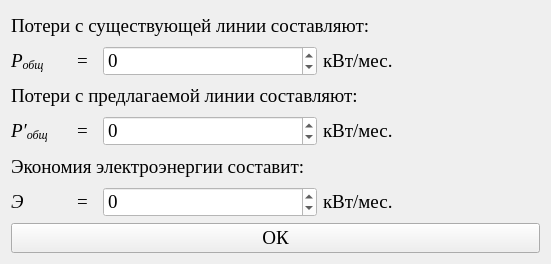
<?xml version="1.0" encoding="UTF-8"?>
<ui version="4.0">
 <class>Form</class>
 <widget class="QWidget" name="Form">
  <property name="geometry">
   <rect>
    <x>0</x>
    <y>0</y>
    <width>551</width>
    <height>264</height>
   </rect>
  </property>
  <property name="minimumSize">
   <size>
    <width>0</width>
    <height>0</height>
   </size>
  </property>
  <property name="maximumSize">
   <size>
    <width>16777215</width>
    <height>16777215</height>
   </size>
  </property>
  <property name="windowTitle">
   <string/>
  </property>
  <property name="styleSheet">
   <string notr="true"/>
  </property>
  <layout class="QGridLayout" name="gridLayout">
   <item row="0" column="0">
    <widget class="QLabel" name="label">
     <property name="font">
      <font>
       <family>Times New Roman</family>
       <pointsize>14</pointsize>
      </font>
     </property>
     <property name="text">
      <string>Потери с существующей линии составляют:</string>
     </property>
    </widget>
   </item>
   <item row="1" column="0">
    <layout class="QGridLayout" name="gridLayout_3" columnstretch="0,0,0,1">
     <item row="0" column="1">
      <widget class="QLabel" name="label_21">
       <property name="minimumSize">
        <size>
         <width>20</width>
         <height>0</height>
        </size>
       </property>
       <property name="maximumSize">
        <size>
         <width>20</width>
         <height>16777215</height>
        </size>
       </property>
       <property name="font">
        <font>
         <family>Times New Roman</family>
         <pointsize>14</pointsize>
        </font>
       </property>
       <property name="text">
        <string>&lt;html&gt;&lt;head/&gt;&lt;body&gt;&lt;p&gt;=&lt;/p&gt;&lt;/body&gt;&lt;/html&gt;</string>
       </property>
      </widget>
     </item>
     <item row="0" column="0">
      <widget class="QLabel" name="label_22">
       <property name="minimumSize">
        <size>
         <width>60</width>
         <height>0</height>
        </size>
       </property>
       <property name="maximumSize">
        <size>
         <width>60</width>
         <height>16777215</height>
        </size>
       </property>
       <property name="font">
        <font>
         <family>Times New Roman</family>
         <pointsize>14</pointsize>
         <italic>true</italic>
        </font>
       </property>
       <property name="text">
        <string>&lt;html&gt;&lt;head/&gt;&lt;body&gt;&lt;p&gt;P&lt;span style=&quot; vertical-align:sub;&quot;&gt;общ&lt;/span&gt;&lt;/p&gt;&lt;/body&gt;&lt;/html&gt;</string>
       </property>
      </widget>
     </item>
     <item row="0" column="3">
      <widget class="QLabel" name="label_23">
       <property name="minimumSize">
        <size>
         <width>35</width>
         <height>0</height>
        </size>
       </property>
       <property name="maximumSize">
        <size>
         <width>16777215</width>
         <height>16777215</height>
        </size>
       </property>
       <property name="font">
        <font>
         <family>Times New Roman</family>
         <pointsize>14</pointsize>
        </font>
       </property>
       <property name="text">
        <string>&lt;html&gt;&lt;head/&gt;&lt;body&gt;&lt;p&gt;кВт/мес.&lt;/p&gt;&lt;/body&gt;&lt;/html&gt;</string>
       </property>
      </widget>
     </item>
     <item row="0" column="2">
      <widget class="QDoubleSpinBox" name="doubleSpinBox_11">
       <property name="enabled">
        <bool>false</bool>
       </property>
       <property name="minimumSize">
        <size>
         <width>214</width>
         <height>25</height>
        </size>
       </property>
       <property name="maximumSize">
        <size>
         <width>16777215</width>
         <height>220</height>
        </size>
       </property>
       <property name="font">
        <font>
         <family>Times New Roman</family>
         <pointsize>14</pointsize>
        </font>
       </property>
       <property name="styleSheet">
        <string notr="true">color: black; background-color: white;</string>
       </property>
       <property name="decimals">
        <number>0</number>
       </property>
       <property name="minimum">
        <double>-999999999.000000000000000</double>
       </property>
       <property name="maximum">
        <double>999999999.000000000000000</double>
       </property>
       <property name="singleStep">
        <double>0.001000000000000</double>
       </property>
       <property name="value">
        <double>0.000000000000000</double>
       </property>
      </widget>
     </item>
    </layout>
   </item>
   <item row="2" column="0">
    <widget class="QLabel" name="label_2">
     <property name="font">
      <font>
       <family>Times New Roman</family>
       <pointsize>14</pointsize>
      </font>
     </property>
     <property name="text">
      <string>Потери с предлагаемой линии составляют:</string>
     </property>
    </widget>
   </item>
   <item row="3" column="0">
    <layout class="QGridLayout" name="gridLayout_4" columnstretch="0,0,0,1">
     <item row="0" column="1">
      <widget class="QLabel" name="label_24">
       <property name="minimumSize">
        <size>
         <width>20</width>
         <height>0</height>
        </size>
       </property>
       <property name="maximumSize">
        <size>
         <width>20</width>
         <height>16777215</height>
        </size>
       </property>
       <property name="font">
        <font>
         <family>Times New Roman</family>
         <pointsize>14</pointsize>
        </font>
       </property>
       <property name="text">
        <string>&lt;html&gt;&lt;head/&gt;&lt;body&gt;&lt;p&gt;=&lt;/p&gt;&lt;/body&gt;&lt;/html&gt;</string>
       </property>
      </widget>
     </item>
     <item row="0" column="2">
      <widget class="QDoubleSpinBox" name="doubleSpinBox_12">
       <property name="enabled">
        <bool>false</bool>
       </property>
       <property name="minimumSize">
        <size>
         <width>214</width>
         <height>25</height>
        </size>
       </property>
       <property name="maximumSize">
        <size>
         <width>16777215</width>
         <height>220</height>
        </size>
       </property>
       <property name="font">
        <font>
         <family>Times New Roman</family>
         <pointsize>14</pointsize>
        </font>
       </property>
       <property name="styleSheet">
        <string notr="true">color: black; background-color: white;</string>
       </property>
       <property name="decimals">
        <number>0</number>
       </property>
       <property name="minimum">
        <double>-999999999.000000000000000</double>
       </property>
       <property name="maximum">
        <double>999999999.000000000000000</double>
       </property>
       <property name="singleStep">
        <double>0.001000000000000</double>
       </property>
       <property name="value">
        <double>0.000000000000000</double>
       </property>
      </widget>
     </item>
     <item row="0" column="3">
      <widget class="QLabel" name="label_26">
       <property name="minimumSize">
        <size>
         <width>35</width>
         <height>0</height>
        </size>
       </property>
       <property name="maximumSize">
        <size>
         <width>16777215</width>
         <height>16777215</height>
        </size>
       </property>
       <property name="font">
        <font>
         <family>Times New Roman</family>
         <pointsize>14</pointsize>
        </font>
       </property>
       <property name="text">
        <string>&lt;html&gt;&lt;head/&gt;&lt;body&gt;&lt;p&gt;кВт/мес.&lt;/p&gt;&lt;/body&gt;&lt;/html&gt;</string>
       </property>
      </widget>
     </item>
     <item row="0" column="0">
      <widget class="QLabel" name="label_25">
       <property name="minimumSize">
        <size>
         <width>60</width>
         <height>0</height>
        </size>
       </property>
       <property name="maximumSize">
        <size>
         <width>60</width>
         <height>16777215</height>
        </size>
       </property>
       <property name="font">
        <font>
         <family>Times New Roman</family>
         <pointsize>14</pointsize>
         <italic>true</italic>
        </font>
       </property>
       <property name="text">
        <string>&lt;html&gt;&lt;head/&gt;&lt;body&gt;&lt;p&gt;P′&lt;span style=&quot; vertical-align:sub;&quot;&gt;общ&lt;/span&gt;&lt;/p&gt;&lt;/body&gt;&lt;/html&gt;</string>
       </property>
      </widget>
     </item>
    </layout>
   </item>
   <item row="4" column="0">
    <widget class="QLabel" name="label_3">
     <property name="font">
      <font>
       <family>Times New Roman</family>
       <pointsize>14</pointsize>
      </font>
     </property>
     <property name="text">
      <string>Экономия электроэнергии составит:</string>
     </property>
    </widget>
   </item>
   <item row="5" column="0">
    <layout class="QGridLayout" name="gridLayout_5" columnstretch="0,0,0,1">
     <item row="0" column="1">
      <widget class="QLabel" name="label_27">
       <property name="minimumSize">
        <size>
         <width>20</width>
         <height>0</height>
        </size>
       </property>
       <property name="maximumSize">
        <size>
         <width>20</width>
         <height>16777215</height>
        </size>
       </property>
       <property name="font">
        <font>
         <family>Times New Roman</family>
         <pointsize>14</pointsize>
        </font>
       </property>
       <property name="text">
        <string>&lt;html&gt;&lt;head/&gt;&lt;body&gt;&lt;p&gt;=&lt;/p&gt;&lt;/body&gt;&lt;/html&gt;</string>
       </property>
      </widget>
     </item>
     <item row="0" column="0">
      <widget class="QLabel" name="label_28">
       <property name="minimumSize">
        <size>
         <width>60</width>
         <height>0</height>
        </size>
       </property>
       <property name="maximumSize">
        <size>
         <width>60</width>
         <height>16777215</height>
        </size>
       </property>
       <property name="font">
        <font>
         <family>Times New Roman</family>
         <pointsize>14</pointsize>
        </font>
       </property>
       <property name="text">
        <string>&lt;html&gt;&lt;head/&gt;&lt;body&gt;&lt;p&gt;&lt;span style=&quot; font-style:italic;&quot;&gt;Э&lt;/span&gt;&lt;/p&gt;&lt;/body&gt;&lt;/html&gt;</string>
       </property>
      </widget>
     </item>
     <item row="0" column="3">
      <widget class="QLabel" name="label_29">
       <property name="minimumSize">
        <size>
         <width>35</width>
         <height>0</height>
        </size>
       </property>
       <property name="maximumSize">
        <size>
         <width>16777215</width>
         <height>16777215</height>
        </size>
       </property>
       <property name="font">
        <font>
         <family>Times New Roman</family>
         <pointsize>14</pointsize>
        </font>
       </property>
       <property name="text">
        <string>&lt;html&gt;&lt;head/&gt;&lt;body&gt;&lt;p&gt;кВт/мес.&lt;/p&gt;&lt;/body&gt;&lt;/html&gt;</string>
       </property>
      </widget>
     </item>
     <item row="0" column="2">
      <widget class="QDoubleSpinBox" name="doubleSpinBox_13">
       <property name="enabled">
        <bool>false</bool>
       </property>
       <property name="minimumSize">
        <size>
         <width>214</width>
         <height>25</height>
        </size>
       </property>
       <property name="maximumSize">
        <size>
         <width>16777215</width>
         <height>220</height>
        </size>
       </property>
       <property name="font">
        <font>
         <family>Times New Roman</family>
         <pointsize>14</pointsize>
        </font>
       </property>
       <property name="styleSheet">
        <string notr="true">color: black; background-color: white;</string>
       </property>
       <property name="decimals">
        <number>0</number>
       </property>
       <property name="minimum">
        <double>-999999999.000000000000000</double>
       </property>
       <property name="maximum">
        <double>999999999.000000000000000</double>
       </property>
       <property name="singleStep">
        <double>0.001000000000000</double>
       </property>
       <property name="value">
        <double>0.000000000000000</double>
       </property>
      </widget>
     </item>
    </layout>
   </item>
   <item row="6" column="0">
    <widget class="QPushButton" name="pushButton">
     <property name="font">
      <font>
       <family>Times New Roman</family>
       <pointsize>14</pointsize>
      </font>
     </property>
     <property name="styleSheet">
      <string notr="true"/>
     </property>
     <property name="text">
      <string>ОК</string>
     </property>
    </widget>
   </item>
  </layout>
 </widget>
 <resources/>
 <connections/>
</ui>
